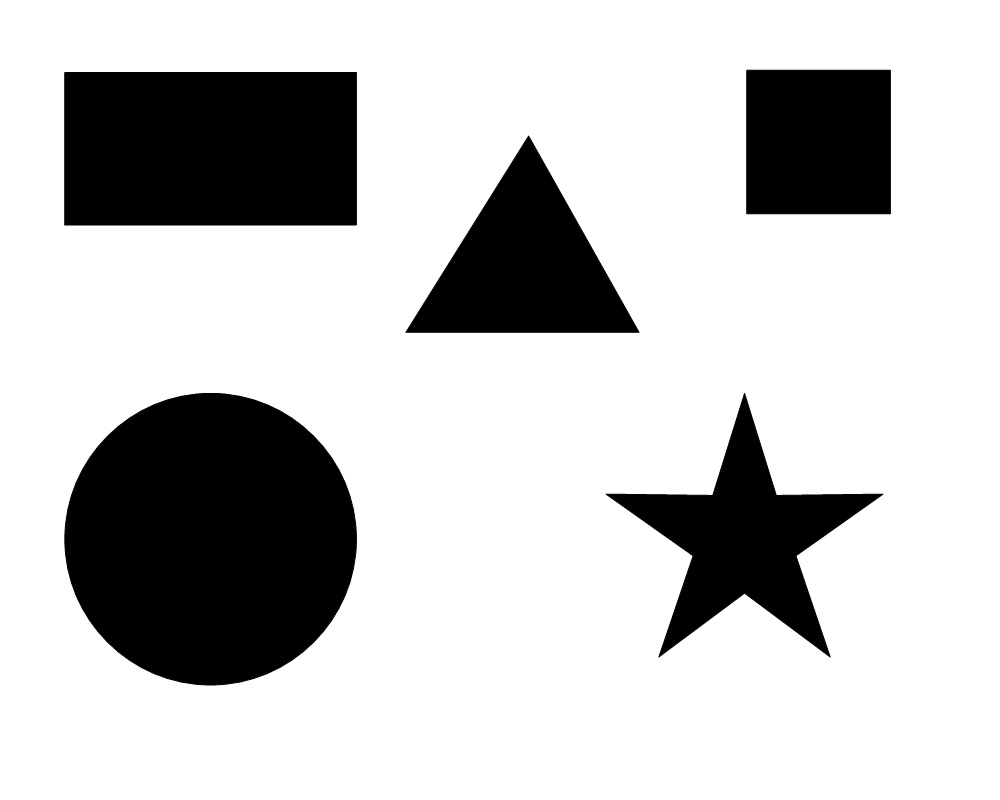
#> input picture shapes.jpg, 1000 x 800 px
$ python shape_detection.py
#> lines starting #> are read from the running program, lines starting #| are printed output that depends on the picture; after the words box and inside, x2 and y2 are one past the last pixel; in counts of white or black regions, pixels touching at a corner belong together; long printed decimals are rounded
import cv2 as cv
import numpy as np
img=cv.imread("shapes.jpg")
#> img is the input picture: shape (800, 1000, 3); min 0, max 255, mean 197.7

imgray=cv.cvtColor(img,cv.COLOR_BGR2GRAY)# binary image better for contour

_,thresh=cv.threshold(imgray,240,255,cv.THRESH_BINARY)
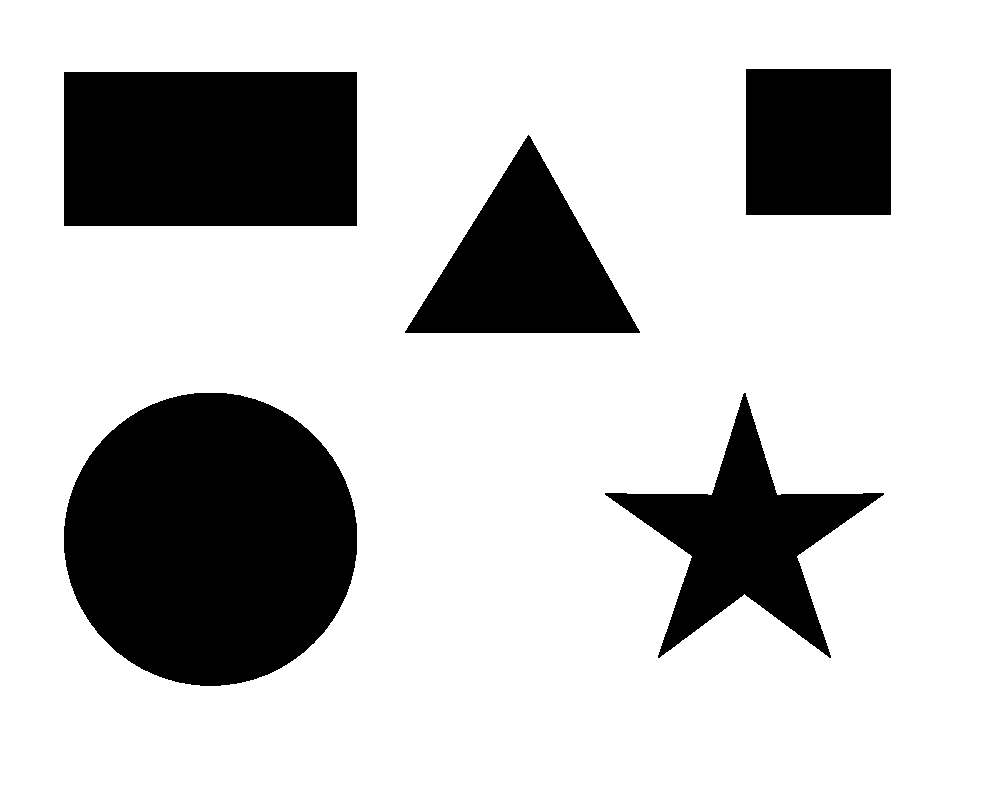
#> thresh: shape (800, 1000); 77.3% white; 5 black regions
contours,_=cv.findContours(thresh,cv.RETR_TREE,cv.CHAIN_APPROX_NONE)
#> contours = 6 contours; box (x1, y1, x2, y2) and area: (0, 0, 1000, 800) 798201, (63, 392, 358, 687) 67956, (63, 71, 358, 227) 45568, (604, 392, 885, 659) 24618, (404, 134, 641, 334) 23790, (745, 68, 892, 216) 21460

for contour in contours:
    approx=cv.approxPolyDP(contour,0.01*cv.arcLength(contour,True),True)
    cv.drawContours(img,[approx],0,(0,0,0),5)
    x=approx.ravel()[0]
    y=approx.ravel()[1]-10
    if len(approx)==3:
        cv.putText(img,"triangle",(x,y),cv.FONT_HERSHEY_COMPLEX,0.5,(0,0,0))
    elif len(approx)==4:
        x1,y1,w,h=cv.boundingRect(approx)
        aspectRatio=float(w)/h
        print(aspectRatio)
        if aspectRatio>=0.95 and  aspectRatio<=1.05:
            cv.putText(img,"square",(x,y),cv.FONT_HERSHEY_COMPLEX,0.5,(0,0,0))
        else:
            cv.putText(img,"rectangle",(x,y),cv.FONT_HERSHEY_COMPLEX,0.5,(0,0,0))
    elif len(approx)==5:
        cv.putText(img,"pentagon",(x,y),cv.FONT_HERSHEY_COMPLEX,0.5,(0,0,0))
    elif len(approx)==10:
        cv.putText(img,"star",(x,y),cv.FONT_HERSHEY_COMPLEX,0.5,(0,0,0))
    else:
        cv.putText(img,"Circle",(x,y),cv.FONT_HERSHEY_COMPLEX,0.5,(0,0,0))
#> this loop made 6 passes
#> (approx, x, y, x1, y1, w, h, aspectRatio) on passes 1, 5, 6: ([[0, 0], [0, 799], [999, 799], [999, 0]], 0, -10, 0, 0, 1000, 800, 1.25), ([[63, 72], [356, 71], [357, 225], [64, 226]], 63, 62, 63, 71, 295, 156, 1.89), ([[745, 69], [890, 68], [891, 214], [746, 215]], 745, 59, 745, 68, 147, 148, 0.993)
#> (x, y) on passes 2 to 3: (604, 483), (194, 382)
#| 1.25
#| 1.891
#| 0.9932
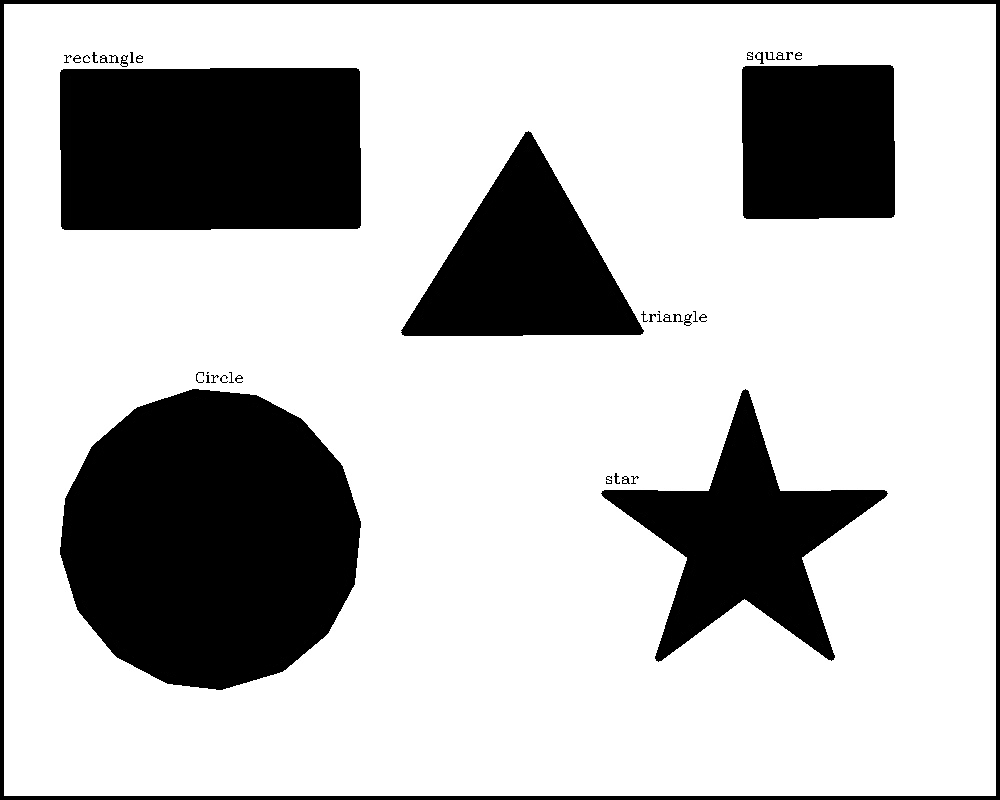
#> img: shape (800, 1000, 3); 4.52% of pixels changed, all inside (x1, y1, x2, y2) = (0, 0, 1000, 800)


cv.imshow('shapes',img)

cv.waitKey(0)
cv.destroyAllWindows()
